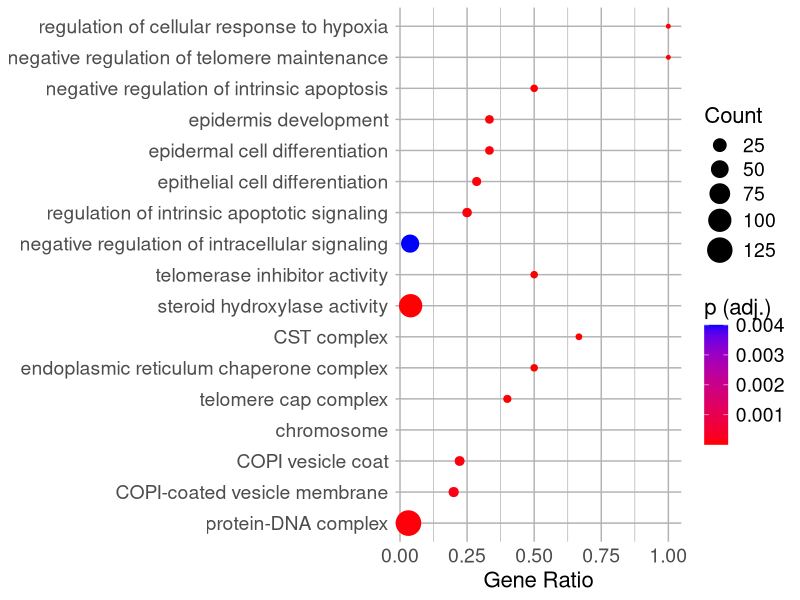
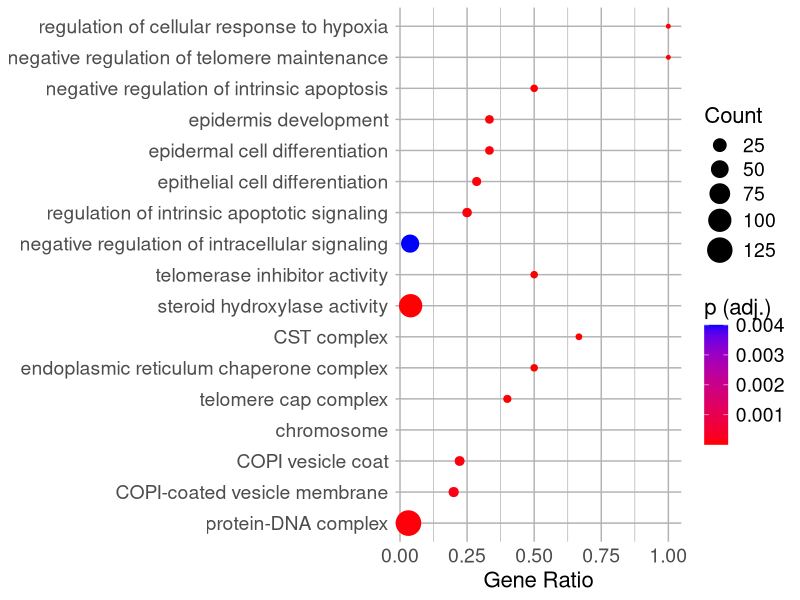

These charts were generated, in order, by the following R code:
# Load required libraries
library(ggplot2)
library(dplyr)
library(readr)
library(stringr)

# Read topGO output CSV without column names and assign names explicitly
topgo_data <- read_csv("NW_022145594.1_39429440_42445994_GoEn1.csv", col_names = FALSE) # Replace with your file path

#Specifying GO terms to keep due to p-value adjustments and geneontology.com hierarchical structure
go_to_keep <- c("GO:1900037", "GO:0032205", "GO:2001243", "GO:0008544", "GO:0009913", "GO:0030855", "GO:0043124", "GO:2001242", "GO:1902532","GO:0010521","GO:0140313","GO:0140311","GO:0008395", "GO:1990879", "GO:0034663", "GO:0000782", "GO:0140445", "GO:0030126", "GO:0030663", "GO:0032993")

# Assign column names manually
colnames(topgo_data) <- c("GO", "GO_term", "Annotated", "Significant", "Expected", "classicFisher")

print(topgo_data)

# Preprocess data: calculate GeneRatio, assign sizes, and filter significant terms
topgo_filtered <- topgo_data %>%
  mutate(GeneRatio = as.numeric(Significant) / as.numeric(Annotated),       # Calculate GeneRatio
         Count = as.numeric(Annotated),                       # Use Significant as Count
         p.adjust = as.numeric(classicFisher)) %>%  # Ensure classicFisher is numeric
  #filter(p.adjust < 0.01) %>%                       # Filter significant GO terms
  #filter(Count < 500 & Count > 10) %>%
  arrange(p.adjust)                                 # Sort by p-value

topgo_filtered <- topgo_filtered[topgo_filtered$GO %in% go_to_keep, ]

print(nrow(topgo_filtered))

#order by GO in geneontology.com, BF, MF CC.
gos_kept <- rev(go_to_keep[go_to_keep %in% topgo_filtered$GO])

topgo_filtered <- topgo_filtered %>%
  mutate(GO = factor(GO, levels = topgo_filtered$GO[match(gos_kept, topgo_filtered$GO)])) %>%
  arrange(factor(GO, levels = gos_kept), desc(GeneRatio)) # Arrange by go_to_keep order, then by GeneRatio

#topgo_filtered$GO_term <- str_wrap(topgo_filtered$GO_term, width = 20)

# Make the dot plot
p <- ggplot(topgo_filtered, aes(x = GeneRatio,
                           y = GO, #reorder(GO_term, GeneRatio), # Reorder terms by GeneRatio
                           size = Count,
                           color = p.adjust)) +
  geom_point() +
  scale_y_discrete(labels = topgo_filtered$GO_term) +
  scale_color_gradient(low = "red", high = "blue",
                       name = "p (adj.)") +
  scale_size(range = c(1, 8), name = "Count") +
  labs(x = "Gene Ratio",
       y = NULL) +
  theme_minimal() +
  theme(
    plot.title = element_text(size = 20),   # Title font size
    axis.title.x = element_text(size = 16), # X-axis label font size
    axis.title.y = element_text(size = 16), # Y-axis label font size
    axis.text = element_text(size = 14),     # Axis tick label font size
    legend.title = element_text(size = 16),     # Legend title font size
    legend.text = element_text(size = 14),
    panel.grid.major = element_line(color = "gray70"), # Darker major grid lines
    panel.grid.minor = element_line(color = "gray70")
  )

p

ggsave(
  filename = "594_2_GO.pdf", # File name
  plot = p)

topgo_filtered

library(stringr)
filtered_data <- topgo_filtered %>%
  filter(str_detect(GO_term, "oxygen"))
print(filtered_data$GO)
print(filtered_data$GO_term)

print(filtered_data)

go_to_keep

length(unique(go_to_keep))

topgo_filtered$GO

length(go_to_keep[go_to_keep %in% topgo_filtered$GO])

